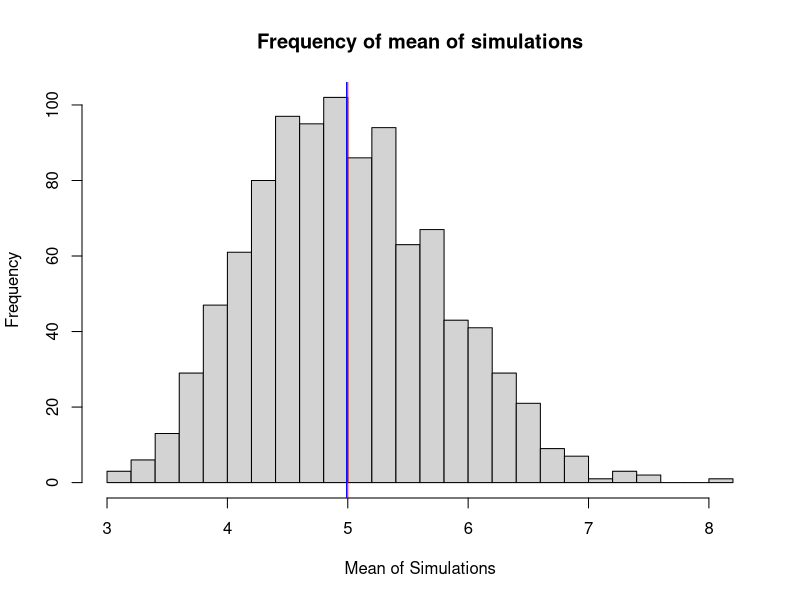
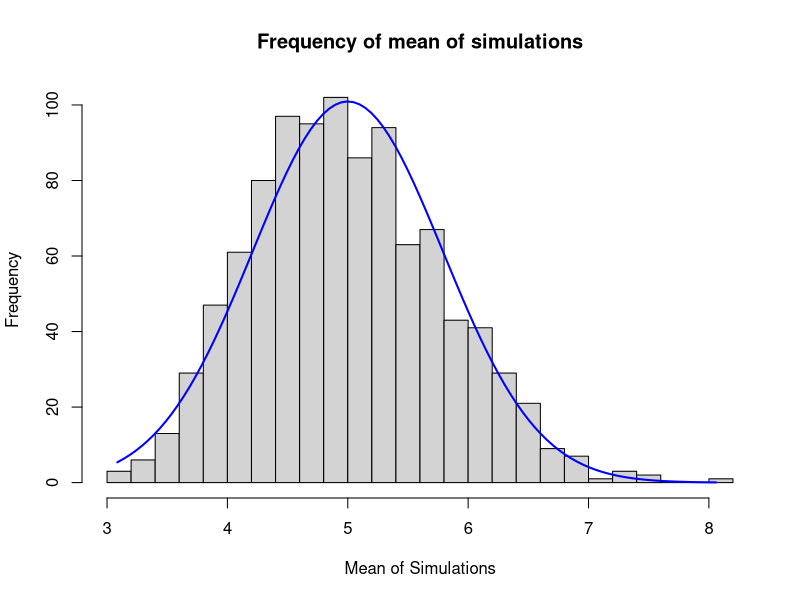

Generate these figures, in order, with R:
## ---- chunk 1
## Initialize values
set.seed(1)
lambda <- 0.2
sample_size <- 40
simulations <- 1000

## create a matrix with 1000 simulations of 40 exponentials each
sim <- matrix(rexp(simulations *  sample_size, rate = lambda), simulations)

## get the mean for the 1000 simulations
sim_mean <- rowMeans(sim)
## ---- chunk 2
sample_mean <- round(mean(sim_mean),3)
## ---- chunk 3
theoretical_mean <- 1/lambda
## ---- chunk 4
hist(sim_mean,
     breaks = 20,
     xlab = "Mean of Simulations", 
     ylab = "Frequency",
     main = "Frequency of mean of simulations")
abline(v = sample_mean, col = "blue")
abline(v = theoretical_mean, col = "red")
## ---- chunk 5
sample_variance <- round(var(sim_mean),3)
## ---- chunk 6
theoretical_variance <- (1/lambda)^2 * (1/sample_size)
## ---- chunk 7
h <- hist(sim_mean,
          breaks = 20,
          xlab = "Mean of Simulations", 
          ylab = "Frequency",
          main = "Frequency of mean of simulations")
xfit <- seq(min(sim_mean), max(sim_mean), length = 100)
yfit <- dnorm(xfit, theoretical_mean, sqrt(theoretical_variance))
yfit <- yfit * diff(h$mids[1:2]) * length(sim_mean) 
lines(xfit, yfit, col="blue", lwd=2)
